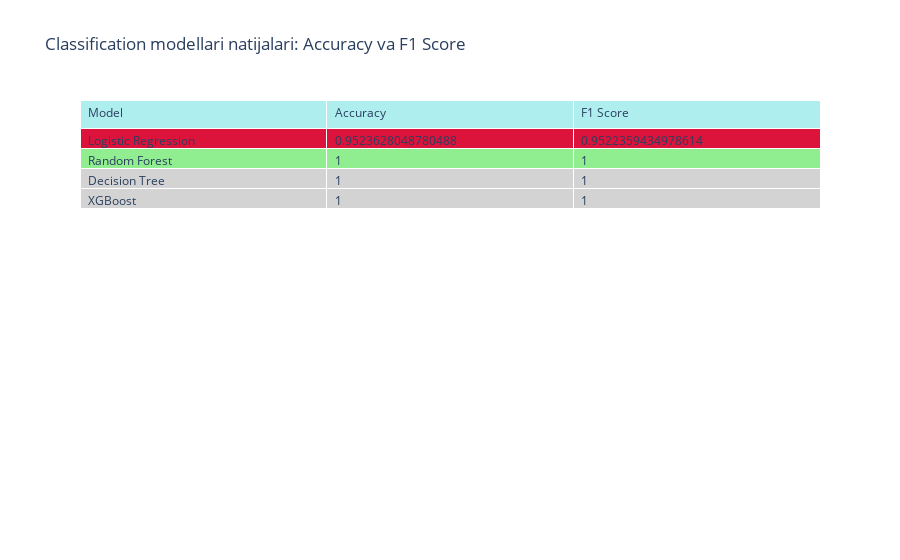

The notebook cell this image was saved under:
### Markdown cell above
# Jami: Natijalarni Taqqoslash

### Code cell
import pandas as pd
from sklearn.model_selection import train_test_split
from sklearn.linear_model import LogisticRegression
from sklearn.ensemble import RandomForestClassifier
from sklearn.tree import DecisionTreeClassifier
from xgboost import XGBClassifier
from sklearn.metrics import accuracy_score, f1_score
import plotly.graph_objects as go

# 1. X va y
X = df.drop('nova_group', axis=1)
y = df['nova_group']

# 🧩 XGBoost uchun sinflarni 0 dan boshlash
y = y.astype(int) - 1

# 2. Train, validation, test bo'lish
X_temp, X_test, y_temp, y_test = train_test_split(X, y, test_size=0.2, random_state=42)
X_train, X_val, y_train, y_val = train_test_split(X_temp, y_temp, test_size=0.25, random_state=42)

# 3. Modellar
models = {
    'Logistic Regression': LogisticRegression(max_iter=1000, random_state=42),
    'Random Forest': RandomForestClassifier(n_estimators=100, random_state=42),
    'Decision Tree': DecisionTreeClassifier(random_state=42),
    'XGBoost': XGBClassifier(
        n_estimators=300,
        learning_rate=0.05,
        max_depth=6,
        subsample=0.8,
        colsample_bytree=0.8,
        random_state=42,
        objective='multi:softmax',
        num_class=len(y.unique())
    )
}

# 4. Natijalarni yig‘ish
results = []

for name, model in models.items():
    model.fit(X_train, y_train)
    preds = model.predict(X_val)
    acc = accuracy_score(y_val, preds)
    f1 = f1_score(y_val, preds, average='weighted')
    results.append({'Model': name, 'Accuracy': acc, 'F1 Score': f1})

# 5. Jadval shakllantirish
results_df = pd.DataFrame(results)

# 6. Eng yaxshi va eng yomon aniqlik topish
best_model_index = results_df['Accuracy'].idxmax()
worst_model_index = results_df['Accuracy'].idxmin()

# 7. Ranglar tayyorlash
colors = ['lightgray'] * len(results_df)
colors[best_model_index] = 'lightgreen'  # ✅ eng yaxshi model
colors[worst_model_index] = 'crimson'    # ❌ eng yomon model

# 8. Plotly jadvali
fig = go.Figure(data=[go.Table(
    header=dict(values=list(results_df.columns),
                fill_color='paleturquoise',
                align='left'),
    cells=dict(values=[results_df[col] for col in results_df.columns],
               fill_color=[colors, colors, colors],
               align='left'))
])

fig.update_layout(title='Classification modellari natijalari: Accuracy va F1 Score')
fig.show()

### Figure 1 — Plotly figure (JSON) as saved in the notebook; plotly's stock layout.template omitted (floating-point values rounded to 4 significant figures)
{"data": [{"cells": {"align": "left", "fill": {"color": [["crimson", "lightgreen", "lightgray", "lightgray"], ["crimson", "lightgreen", "lightgray", "lightgray"], ["crimson", "lightgreen", "lightgray", "lightgray"]]}, "values": [["Logistic Regression", "Random Forest", "Decision Tree", "XGBoost"], [0.9524, 1, 1, 1], [0.9522, 1, 1, 1]]}, "header": {"align": "left", "fill": {"color": "paleturquoise"}, "values": ["Model", "Accuracy", "F1 Score"]}, "type": "table"}], "layout": {"title": {"text": "Classification modellari natijalari: Accuracy va F1 Score"}}}
